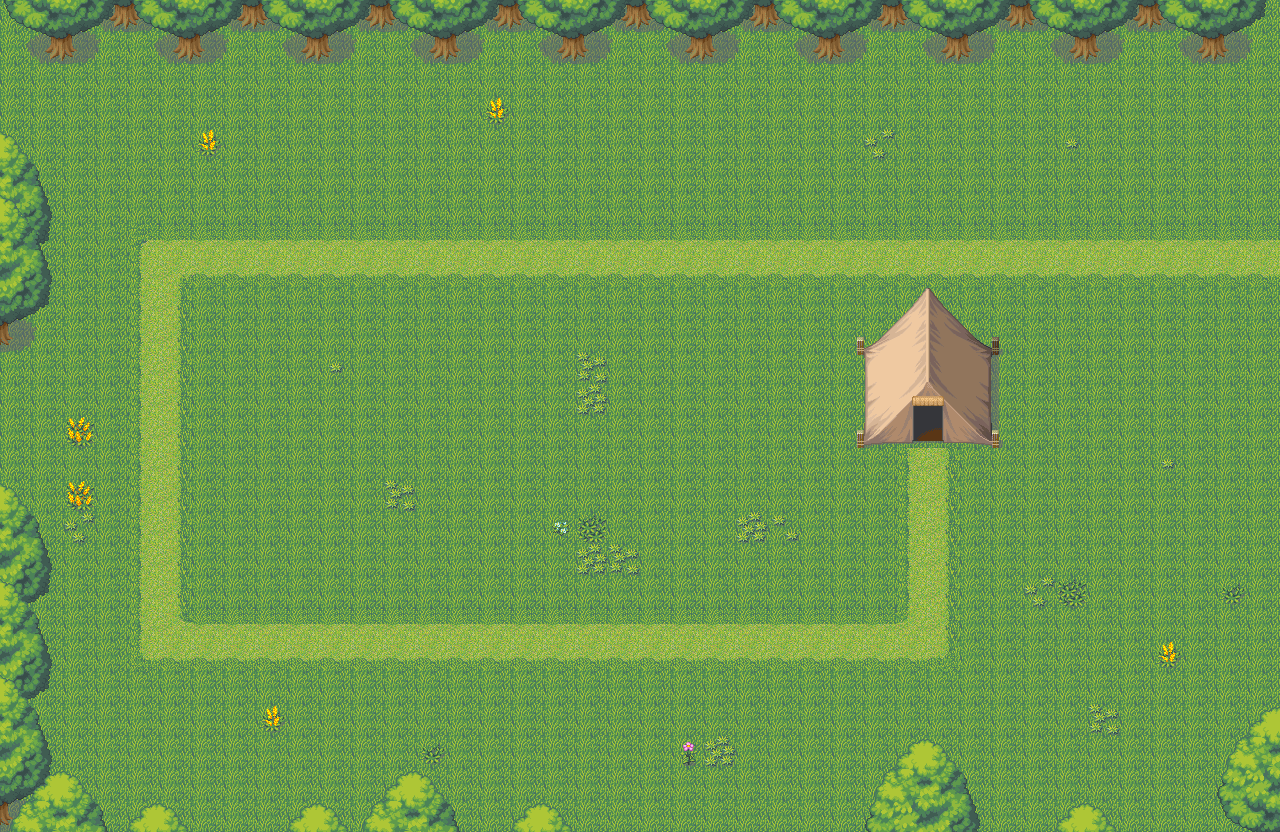

This game map was drawn from its Tiled (.tmx) file and the tilesets committed beside it. A one-line description and the trimmed map source follow:
An orthogonal 40x26 tile map with 32x32 px tiles, 3 tile layers (块层 1, 块层 2, 块层 3) and 132 objects (131x Pos, Path_001).

<map version="1.0" orientation="orthogonal" renderorder="right-down" width="40" height="26" tilewidth="32" tileheight="32" nextobjectid="160">
 <properties>
  <property name="WaveCount" type="int" value="4" />
 </properties>
 <tileset firstgid="1" name="001-Grassland01" tilewidth="32" tileheight="32" tilecount="144" columns="8">
  <image source="texture_001.png" trans="ffffff" width="256" height="576" />
 </tileset>
 <layer name="块层 1" width="40" height="26">
  <data>[1040 cells, 1040 non-empty, 2 distinct tile ids]</data>
 </layer>
 <layer name="块层 2" width="40" height="26">
  <data>[1040 cells, 279 non-empty, 63 distinct tile ids]</data>
 </layer>
 <layer name="块层 3" width="40" height="26">
  <data>[1040 cells, 141 non-empty, 20 distinct tile ids]</data>
 </layer>
 <objectgroup name="TowerPos" visible="0">
  <properties>
   <property name="TowerPosHeight" type="float" value="64" />
   <property name="TowerPosWidth" type="float" value="64" />
  </properties>
  <object id="5" name="Pos" x="64" y="672" width="64" height="64" />
  <object id="6" name="Pos" x="256" y="416" width="64" height="64" />
  <object id="7" name="Pos" x="256" y="480" width="64" height="64" />
  <object id="8" name="Pos" x="448" y="416" width="64" height="64" />
  <object id="11" name="Pos" x="320" y="480" width="64" height="64" />
  <object id="12" name="Pos" x="320" y="416" width="64" height="64" />
  <object id="13" name="Pos" x="384" y="416" width="64" height="64" />
  <object id="14" name="Pos" x="640" y="416" width="64" height="64" />
  <object id="15" name="Pos" x="256" y="352" width="64" height="64" />
  <object id="16" name="Pos" x="512" y="480" width="64" height="64" />
  <object id="17" name="Pos" x="512" y="416" width="64" height="64" />
  <object id="18" name="Pos" x="576" y="416" width="64" height="64" />
  <object id="19" name="Pos" x="512" y="288" width="64" height="64" />
  <object id="20" name="Pos" x="320" y="352" width="64" height="64" />
  <object id="21" name="Pos" x="576" y="288" width="64" height="64" />
  <object id="22" name="Pos" x="384" y="352" width="64" height="64" />
  <object id="23" name="Pos" x="192" y="672" width="64" height="64" />
  <object id="24" name="Pos" x="256" y="672" width="64" height="64" />
  <object id="25" name="Pos" x="192" y="544" width="64" height="64" />
  <object id="26" name="Pos" x="256" y="544" width="64" height="64" />
  <object id="27" name="Pos" x="320" y="672" width="64" height="64" />
  <object id="28" name="Pos" x="576" y="672" width="64" height="64" />
  <object id="29" name="Pos" x="512" y="672" width="64" height="64" />
  <object id="30" name="Pos" x="512" y="544" width="64" height="64" />
  <object id="31" name="Pos" x="448" y="480" width="64" height="64" />
  <object id="32" name="Pos" x="384" y="480" width="64" height="64" />
  <object id="33" name="Pos" x="768" y="544" width="64" height="64" />
  <object id="34" name="Pos" x="704" y="544" width="64" height="64" />
  <object id="35" name="Pos" x="768" y="480" width="64" height="64" />
  <object id="36" name="Pos" x="704" y="480" width="64" height="64" />
  <object id="37" name="Pos" x="640" y="480" width="64" height="64" />
  <object id="38" name="Pos" x="1024" y="480" width="64" height="64" />
  <object id="39" name="Pos" x="960" y="544" width="64" height="64" />
  <object id="40" name="Pos" x="960" y="480" width="64" height="64" />
  <object id="41" name="Pos" x="704" y="288" width="64" height="64" />
  <object id="42" name="Pos" x="640" y="288" width="64" height="64" />
  <object id="43" name="Pos" x="448" y="544" width="64" height="64" />
  <object id="44" name="Pos" x="448" y="672" width="64" height="64" />
  <object id="45" name="Pos" x="384" y="672" width="64" height="64" />
  <object id="46" name="Pos" x="320" y="544" width="64" height="64" />
  <object id="47" name="Pos" x="384" y="544" width="64" height="64" />
  <object id="48" name="Pos" x="640" y="672" width="64" height="64" />
  <object id="49" name="Pos" x="576" y="544" width="64" height="64" />
  <object id="50" name="Pos" x="704" y="672" width="64" height="64" />
  <object id="51" name="Pos" x="640" y="544" width="64" height="64" />
  <object id="52" name="Pos" x="576" y="480" width="64" height="64" />
  <object id="54" name="Pos" x="192" y="352" width="64" height="64" />
  <object id="55" name="Pos" x="832" y="544" width="64" height="64" />
  <object id="56" name="Pos" x="832" y="480" width="64" height="64" />
  <object id="57" name="Pos" x="192" y="288" width="64" height="64" />
  <object id="58" name="Pos" x="128" y="672" width="64" height="64" />
  </objectgroup>
 <objectgroup name="Path">
  <!-- 1 objects omitted --></objectgroup>
 <objectgroup name="Wave001" visible="0">
  <properties>
   <property name="m001" value="1 0 1.0" />
   <property name="m002" value="1 0 1.0" />
   <property name="m003" value="1 0 1.0" />
   <property name="m004" value="1 0 1.0" />
   <property name="m005" value="1 0 1.0" />
   <property name="m006" value="1 0 1.0" />
   <property name="m007" value="1 0 1.0" />
   <property name="m008" value="1 0 1.0" />
   <property name="m009" value="1 0 1.0" />
   <property name="m010" value="1 0 1.0" />
   <property name="momsterCount" type="int" value="10" />
   <property name="waveTime" type="float" value="30" />
  </properties>
 </objectgroup>
 <objectgroup name="Wave002" visible="0">
  <properties>
   <property name="m001" value="1 0 1.0" />
   <property name="m002" value="1 0 1.0" />
   <property name="m003" value="1 0 1.0" />
   <property name="m004" value="1 0 1.0" />
   <property name="m005" value="1 0 1.0" />
   <property name="m006" value="1 0 1.0" />
   <property name="m007" value="1 0 1.0" />
   <property name="m008" value="1 0 1.0" />
   <property name="m009" value="1 0 1.0" />
   <property name="m010" value="1 0 1.0" />
   <property name="momsterCount" type="int" value="10" />
   <property name="waveTime" type="int" value="30" />
  </properties>
 </objectgroup>
 <objectgroup name="Wave003" visible="0">
  <properties>
   <property name="m001" value="1 0 0.75" />
   <property name="m002" value="1 0 0.75" />
   <property name="m003" value="1 0 0.75" />
   <property name="m004" value="1 0 0.75" />
   <property name="m005" value="1 0 0.75" />
   <property name="m006" value="1 0 0.75" />
   <property name="m007" value="1 0 0.75" />
   <property name="m008" value="1 0 0.75" />
   <property name="m009" value="1 0 0.75" />
   <property name="m010" value="1 0 0.75" />
   <property name="m011" value="1 0 0.75" />
   <property name="m012" value="1 0 0.75" />
   <property name="m013" value="1 0 0.75" />
   <property name="m014" value="1 0 0.75" />
   <property name="m015" value="1 0 0.75" />
   <property name="momsterCount" type="int" value="15" />
   <property name="waveTime" type="int" value="45" />
  </properties>
 </objectgroup>
 <objectgroup name="Wave004" visible="0">
  <properties>
   <property name="m001" value="1 0 0.75" />
   <property name="m002" value="1 0 0.75" />
   <property name="m003" value="1 0 0.75" />
   <property name="m004" value="1 0 0.75" />
   <property name="m005" value="1 0 0.75" />
   <property name="m006" value="1 0 0.75" />
   <property name="m007" value="1 0 0.75" />
   <property name="m008" value="1 0 0.75" />
   <property name="m009" value="1 0 0.75" />
   <property name="m010" value="1 0 0.75" />
   <property name="m011" value="1 0 0.75" />
   <property name="m012" value="1 0 0.75" />
   <property name="m013" value="1 0 0.75" />
   <property name="m014" value="1 0 0.75" />
   <property name="m015" value="1 0 0.75" />
   <property name="momsterCount" type="int" value="15" />
   <property name="waveTime" type="int" value="45" />
  </properties>
 </objectgroup>
</map>
<!-- 81 of 132 objects omitted -->
